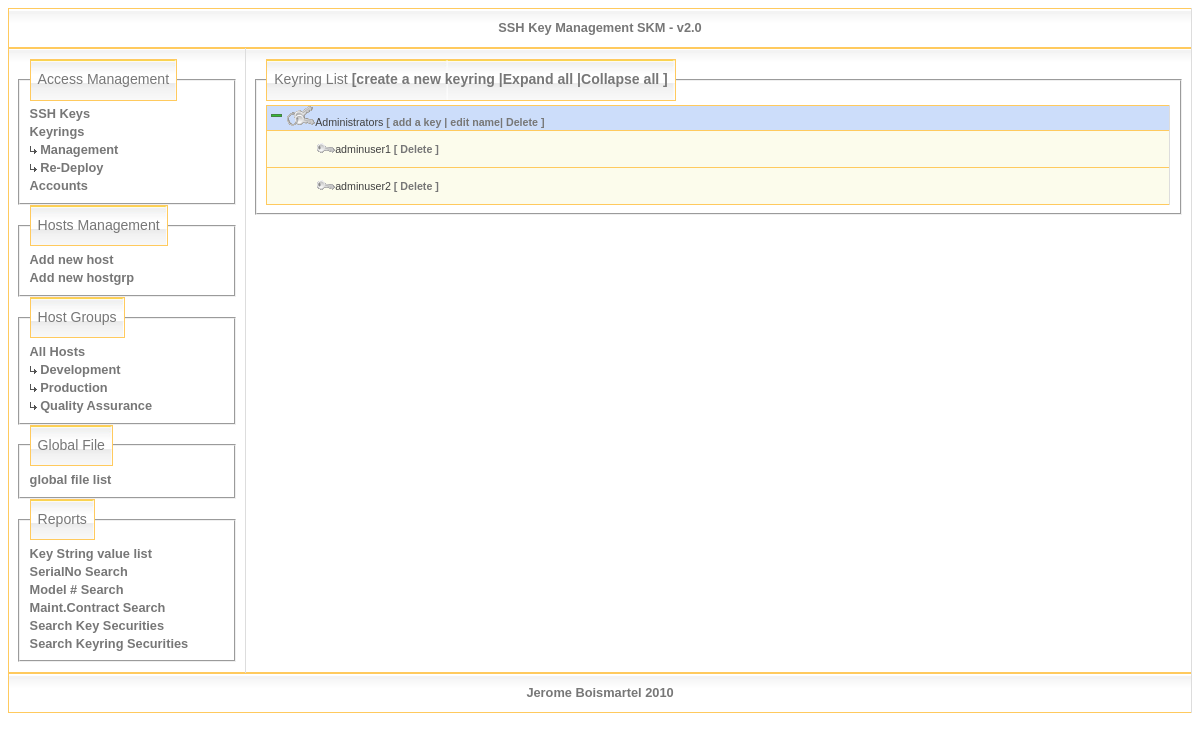
The page /keyrings.php on the database its author committed.
### tables this page shows
CREATE TABLE IF NOT EXISTS `groups` (
  `id` int(11) NOT NULL auto_increment,
  `name` varchar(255) NOT NULL default '',
  PRIMARY KEY  (`id`)
);

CREATE TABLE IF NOT EXISTS `keyrings` (
  `id` int(11) NOT NULL auto_increment,
  `name` varchar(255) NOT NULL default '',
  `expand` char(1) NOT NULL default 'N',
  PRIMARY KEY  (`id`)
);

CREATE TABLE IF NOT EXISTS `keys` (
  `id` int(11) NOT NULL auto_increment,
  `name` varchar(255) NOT NULL default '',
  `key` blob NOT NULL,
  PRIMARY KEY  (`id`)
);

### keyrings.php (the view, shortened to what this page needs)
<?php
include('MyFunctions.inc.php');
if (isset($_GET["id"])) $id = $_GET["id"]; else $id = "";
if (isset($_GET["action"])) $action = $_GET["action"]; else $action = "";
if( empty($id) and empty($action) )
{
?>
<html>
<head>
</head>
<body>
<?php start_main_frame(); ?>
<?php start_left_pane(); ?>
<?php display_menu(); ?>
<?php end_left_pane(); ?>
<?php start_right_pane(); ?>
  <fieldset><legend>Keyring List <a href="keyrings_setup.php">[create a new keyring |</a><a href="keyrings.php?action=expandall">Expand all |</a><a href="keyrings.php?action=collapseall">Collapse all ]</a></legend>
  <table class='detail'>
    <?php
    $result = mysql_query( "SELECT * FROM `keyrings` ORDER BY `name`" )
                         or die (mysql_error()."<br>Couldn't execute query: $query");
    $nr = mysql_num_rows( $result );
    if(empty($nr)) {
      echo("<tr><td class='detail1'>No keyring defined</td></tr>\n");
    }
    else {
      while( $row = mysql_fetch_array( $result ))
      {
        $name = $row["name"];
        $id = $row["id"];
	echo("<tr>\n");
        if ($row['expand'] == "N") {
		echo("  <td class='title'><a href=\"keyrings.php?id=$id&action=expand\"><img src='images/expand.gif' border=0\"></a><img src='images/keyring_little.gif'>$name <a href=\"kk_setup.php?id=$id&keyring_name=$name\">[ add a key</a>\n");
	} else {
		echo("  <td class='title'><a href=\"keyrings.php?id=$id&action=collapse\"><img src='images/collapse.gif' border=0\"></a><img src='images/keyring_little.gif'>$name <a href=\"kk_setup.php?id=$id&keyring_name=$name\">[ add a key</a>\n");
	}
        echo("<a href='keyrings_setup.php?id=$id'>| edit name</a><a href='keyrings.php?id=$id&action=delete'>| Delete ]</a>\n");
	echo("<tr>\n");
        if ($row['expand'] == "Y" )
        {
        	$keys = mysql_query( "SELECT * FROM `keyrings-keys` WHERE `id_keyring` = '$id'" )
                         or die (mysql_error()."<br>Couldn't execute query: $query");
        	$nr_keys = mysql_num_rows( $keys );
        	if(empty($nr_keys)) {
          	echo ("<tr><td class='detail2'>No keys associated</td></tr>\n");
		} else {
	  	while ( $keyrow = mysql_fetch_array($keys))
	  	{
	    	$id_key = $keyrow["id_key"];
            	$name_key = get_key_name($id_key);
	    	echo("<tr>\n");
	    	echo("  <td class='detail2'><img src='images/key_little.gif' border=0 >$name_key\n");
            	echo("<a href='keyrings.php?id=$id&id_key=$id_key&action=deleteJT'>[ Delete ]</a></td>\n");
	    	echo("</tr>\n");
	  	}
		}
      	}
      }
    }
    ?>
    </table>
</td></tr></table>
<? end_main_frame(); ?>
</body>
</html>
  <?php
}
?>

### MyFunctions.inc.php (shortened to what this page needs)
<?php
function get_key_name($id){
    $result = mysql_query( "SELECT * FROM `keys` WHERE `id` = '$id' " )
		or die (mysql_error()."<br>Couldn't execute query: $query");
    $nr = mysql_num_rows($result);
    if(empty($nr)) {
      echo 'No key found...';
    }
    else {
      $row = mysql_fetch_array( $result );
      return $row['name'];
    }
}
function start_main_frame(){
    echo("<table><th><center>SSH Key Management SKM - v2.0</center></th></table>\n");
    echo("<table width='100%'>\n");
    echo("  <tr valign='top'>\n");
}
function end_main_frame(){
    echo("<table><th><center>Jerome Boismartel 2010</center></th></table>\n");
}
function start_left_pane(){
    echo("    <td width='20%'>\n");
}
function end_left_pane(){
    echo("    </td>\n");
}
function start_right_pane(){
    echo("    <td width='80%'>\n");
}
function display_menu(){
    echo("      <fieldset><legend>Access Management</legend>\n");
    echo("        <a href='keys.php'>SSH Keys</a><br>\n");
    echo("        <a href='keyrings.php'>Keyrings</a><br>\n");
    echo("        <a href='keyrings.php'><img src='images/arrowbright.gif'> Management</a><br>\n");
    echo("        <a href='choose_keyring.php'><img src='images/arrowbright.gif'> Re-Deploy</a><br>\n");
    echo("        <a href='accounts.php'>Accounts</a><br>\n");
    echo("      </fieldset>\n");
    echo("      <fieldset><legend>Hosts Management</legend>\n");
    echo("        <a href='hosts_setup.php'>Add new host</a><br>\n");
    echo("        <a href='groups.php'>Add new hostgrp</a><br>\n");
    echo("      </fieldset>\n");
    echo("      <fieldset><legend>Host Groups</legend>\n");
	echo("        <a href='show_all_hosts.php'>All Hosts</a><br>\n");
        $hostgroup = mysql_query( "SELECT * FROM `groups` ORDER BY `name`" )
                         or die (mysql_error()."<br>Couldn't execute query: $query");
        $hostgroup_nr = mysql_num_rows( $hostgroup );
        if (!empty($hostgroup_nr)) {
              while( $hostgroup_row = mysql_fetch_array( $hostgroup ))
              {
                        $name = $hostgroup_row["name"];
                        $id_hostgroup = $hostgroup_row["id"];
		echo("          <a href=\"hosts-view.php?id_hostgroup=$id_hostgroup\"><img src='images/arrowbright.gif'> $name</a><br>\n");
                }
        }
    echo("      </fieldset>\n");
    echo("      <fieldset><legend>Global File</legend>\n");
    echo("        <a href='globalfile.php'>global file list</a><br>\n");
    echo("      </fieldset>\n");
    echo("      <fieldset><legend>Reports</legend>\n");
    echo("        <a href='view_keys.php'>Key String value list</a><br>\n");
    echo("        <a href='serial_search.php'>SerialNo Search</a><br>\n");
    echo("        <a href='model_search.php'>Model # Search</a><br>\n");
    echo("        <a href='contract_search.php'>Maint.Contract Search</a><br>\n");
    echo("        <a href='search_key_securities.php'>Search Key Securities</a><br>\n");
    echo("        <a href='search_keyring_securities.php'>Search Keyring Securities</a><br>\n");
    echo("      </fieldset>\n");
}
?>

### skm.css (style rules this page uses)
table { width: 100%; border-collapse:collapse; border:1px solid #FFCA5E; }
legend { font-size: 1.1em; line-height: 1.4em; font-family: Arial, Helvetica, sans-serif; color: #777777; padding: 10px 7px; text-align: left; background: url('images/bg_caption_clean.jpg') right top; border: 1px solid #FFCA5E; }
tbody tr { background: url('images/bg_td1.jpg') repeat-x top; line-height: 0.8em; }
tbody th,td { font-size: 0.8em; line-height: 1.4em; font-family: Arial, Helvetica, sans-serif; color: #777777; padding: 10px 7px; border-top: 1px solid #FFCA5E; border-right: 1px solid #DDDDDD; text-align: left; }
a { color: #777777; font-weight: bold; text-decoration: none; }
img { border: none; }
table.detail td.title { border-bottom: 1px #6699CC dotted; text-align: left; font-family: Verdana, sans-serif, Arial; font-weight: normal; font-size: 8pt; color: #404040; background-color: #ccddfa; padding-top: 0px; padding-bottom: 0px; padding-left: 0px; padding-right: 0px; line-height : 12pt; }
table.detail td.detail2 { border-bottom: 1px #6699CC dotted; text-align: left; font-size: 8pt; color: #404040; background-color: #fcfcec; padding-left: 50px; line-height : 12pt; }

### rows shown on the page
groups: name "Development"
groups: name "Production"
groups: name "Quality Assurance"
keyrings: name "Administrators"
keyrings-keys: id_key.name "adminuser1"
keyrings-keys: id_key.name "adminuser2"
